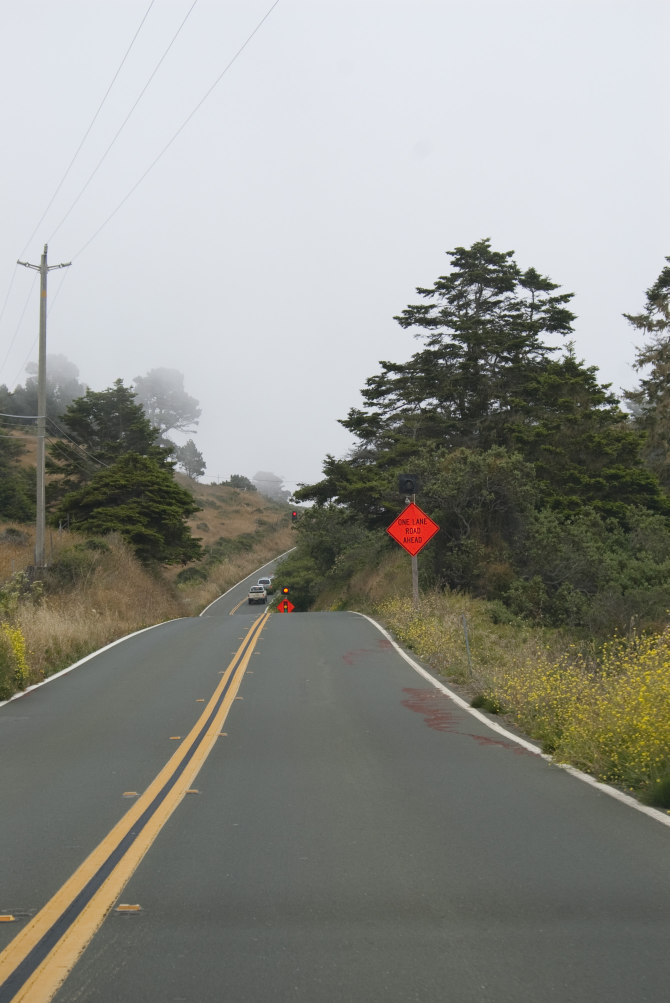
#> input picture Road.jpg, 2008 x 3008 px (shown at 1/3 size)
$ python LaneDetection.py
#> lines starting #> are read from the running program, lines starting #| are printed output that depends on the picture; after the words box and inside, x2 and y2 are one past the last pixel; in counts of white or black regions, pixels touching at a corner belong together
##Lane Detection File
##By Luke Aldred - Started 05/06/2020
##GitHub: You do not have permission to download, edit, redistribute or pull from my code and this file.

import cv2
import numpy as np
import matplotlib.pyplot as plt #Imports the modules needed for the project

def RegionOfInterest(Image): #sets the area of the screen that the system needs to process (reduces time for result as the whole image does not need to be processed)
    Mask = np.zeros_like(Image) #fills the image with a black screen
    Vertices = [np.array([(0,700),(0,650),(200,400),(350,400),
                         (600,500),(600,700)])] #the coordinates for the ROI
    cv2.fillPoly(Mask, Vertices, 255)
    MaskedImage = cv2.bitwise_and(Image, Mask) #combines the black screen with the original image in the area specified in the Vertices list
    return MaskedImage #returns the combined image

def DrawRoadLines(Image, ImageLines):
    #Right lane = highest x and highest y in RightLane, smallest x and smallest y in RightLane
    #Left Lane = smallest x and highest y in LeftLane, highest x and smallest y
    BlankImage = np.zeros_like(Image)
    try:
        Right = []
        Left = []
        for Line in ImageLines:
            x1, y1, x2, y2 = Line[0]
            if (x2-x1) / (y2-y1) < 0: #if the gradient is negative, then the line would be pointing to the left (on the right side of the road)
                Right.append((x1, y1, x2, y2))
            else: #if the gradient is positive, then the line would be pointing right (on the left side of the road)
                Left.append((x1, y1, x2, y2))

        Right.sort() #sorts the lists from largest to smallest
        Left.sort()
        FinalRightCoord1 = (Right[0][0], Right[0][1])
        FinalRightCoord2 = (Right[len(Right)-1][2], Right[len(Right)-1][3])
        FinalLeftCoord1 = (Left[0][0], Left[0][1])
        FinalLeftCoord2 = (Left[len(Left)-1][2], Left[len(Left)-1][3])
        cv2.line(BlankImage, FinalRightCoord1, FinalRightCoord2, (0,255,0), 3) #draws a line between the smallest and largest x,y coordinates
        cv2.line(BlankImage, FinalLeftCoord1, FinalLeftCoord2, (0,255,0), 3)
        #Gradient = delta x / delta y ((x2 - x1) / (y2 - y1))
        RightGradient = (FinalRightCoord2[0] - FinalRightCoord1[0]) / (FinalRightCoord2[1] - FinalRightCoord1[1])
        LeftGradient = (FinalLeftCoord2[0] - FinalLeftCoord1[0]) / (FinalLeftCoord2[1] - FinalLeftCoord1[1])
        if (RightGradient < 0) and (LeftGradient < 0): #steering module
            DirectionText = "Left"
        elif (RightGradient > 0) and (LeftGradient > 0):
            DirectionText = "Right"
        elif (RightGradient < 0) and (LeftGradient > 0):
            DirectionText = "Forward"
        cv2.putText(BlankImage, DirectionText, (0,100), cv2.FONT_HERSHEY_SIMPLEX, 2, (0,255,0), 5) #places the text onto the image

        LaneCoordinates = np.array([(0,700), FinalRightCoord1, FinalRightCoord2, FinalLeftCoord1, FinalLeftCoord2, (600,700)], dtype=np.int32)
        cv2.fillConvexPoly(BlankImage, LaneCoordinates, (0,0,255)) #draws the road area onto the image
    except:
        pass
    return BlankImage

Image = cv2.imread("Road.jpg") #loads in the image
#> Image is the input picture: shape (3008, 2008, 3); mean B, G, R 137.8, 144.2, 143.4
Image = cv2.resize(Image, (600,700)) #resizes the image
#> Image: shape (700, 600, 3)
ImageCopy = np.copy(Image) #copies the image
GreyImage = cv2.cvtColor(ImageCopy, cv2.COLOR_BGR2GRAY) #converts the image to grey
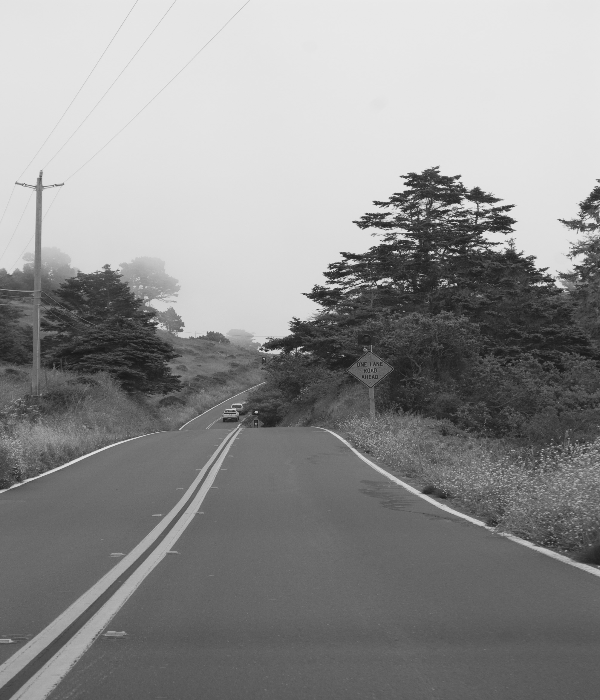
#> GreyImage: shape (700, 600); min 24, max 234, mean 143.2
CannyImage = cv2.Canny(GreyImage, 200, 500)
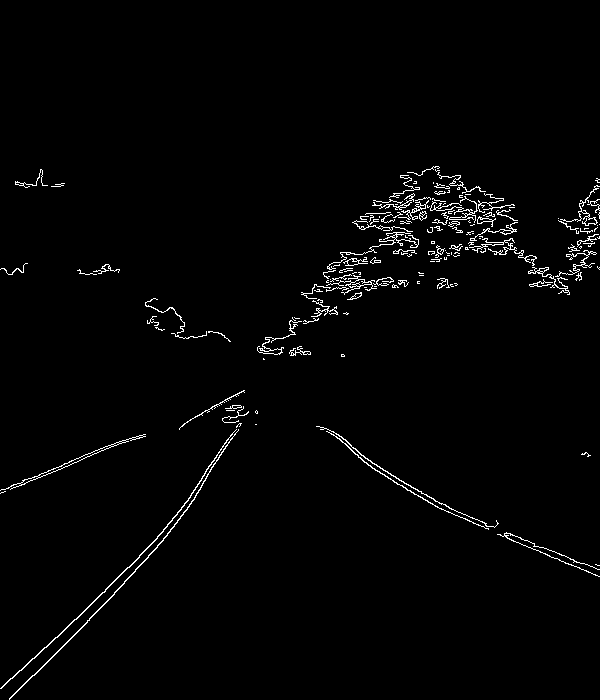
#> CannyImage: shape (700, 600); 1.7% white in thin lines or dots, all inside (x1, y1, x2, y2) = (0, 166, 600, 700)
ImageROI = RegionOfInterest(CannyImage)
#> in RegionOfInterest, `cv2.fillPoly(Mask, Vertices, 255)`:
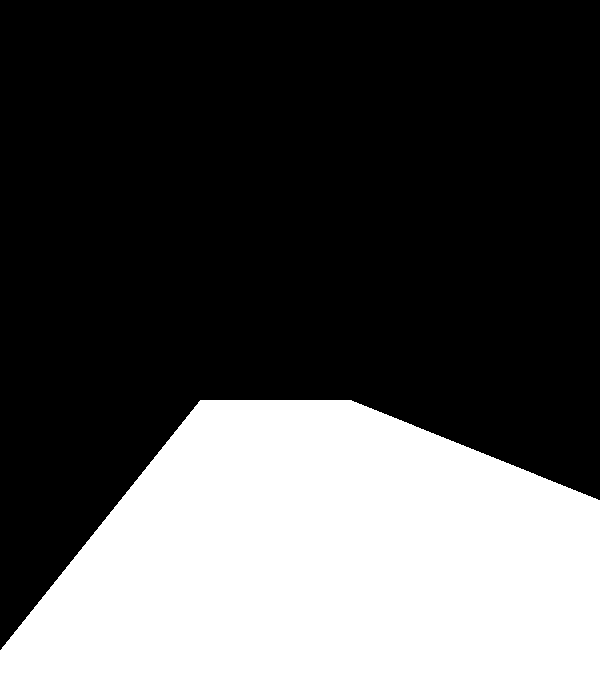
#> Mask: shape (700, 600); 33.9% white; 1 white region, box (x1, y1, x2, y2) and area: (0, 400, 600, 700) 142400
#> in RegionOfInterest, `MaskedImage = cv2.bitwise_and(Image, Mask)`:
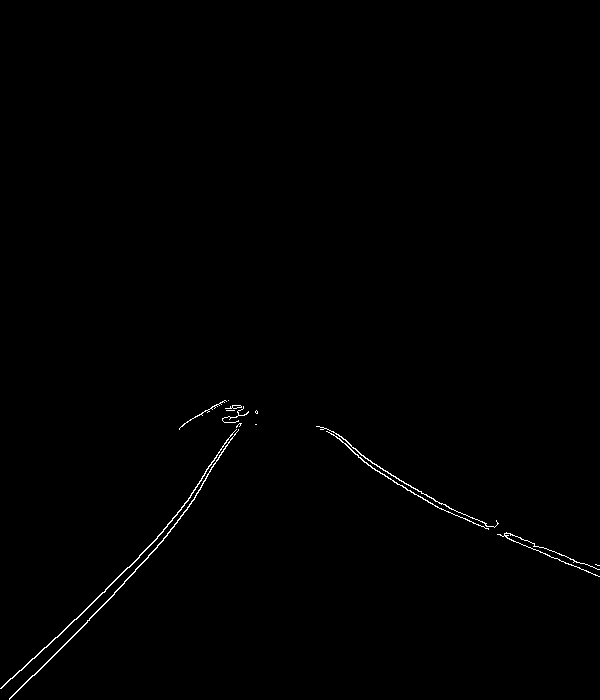
#> MaskedImage: shape (700, 600); 0.46% white in thin lines or dots, all inside (x1, y1, x2, y2) = (0, 400, 600, 700)
ImageLines = cv2.HoughLinesP(ImageROI, 2, np.pi/180, 100, np.array([]), 100, 55) #90,10
#> ImageLines = [[1, 688, 105, 591], [37, 672, 135, 571], [146, 559, 244, 414], [437, 507, 599, 576], [406, 489, 581, 563], [318, 426, 454, 514], [183, 514, 246, 413], [49, 659, 157, 547], [57, 637, 187, 507]]
ImageWithLines = DrawRoadLines(ImageCopy, ImageLines)
#> the loop in DrawRoadLines, `for Line in ImageLines:` made 9 passes
#> after the loop in DrawRoadLines, `for Line in ImageLines:`: Left = [(437, 507, 599, 576), (406, 489, 581, 563), (318, 426, 454, 514)]; Right = [(1, 688, 105, 591), (37, 672, 135, 571), (146, 559, 244, 414), (183, 514, 246, 413), (49, 659, 157, 547), (57, 637, 187, 507)]
#> in DrawRoadLines, `FinalRightCoord1 = (Right[0][0], Right[0][1])`: FinalRightCoord1 = (1, 688)
#> in DrawRoadLines, `FinalRightCoord2 = (Right[len(Right)-1][2], Right[len(Right)-1][3])`: FinalRightCoord2 = (246, 413)
#> in DrawRoadLines, `FinalLeftCoord1 = (Left[0][0], Left[0][1])`: FinalLeftCoord1 = (318, 426)
#> in DrawRoadLines, `FinalLeftCoord2 = (Left[len(Left)-1][2], Left[len(Left)-1][3])`: FinalLeftCoord2 = (599, 576)
#> in DrawRoadLines, `RightGradient = (FinalRightCoord2[0] - FinalRightCoord1[0]) / (FinalRi..`: RightGradient = -0.891
#> in DrawRoadLines, `LeftGradient = (FinalLeftCoord2[0] - FinalLeftCoord1[0]) / (FinalLeftC..`: LeftGradient = 1.87
#> in DrawRoadLines, `cv2.putText(BlankImage, DirectionText, (0,100), cv2.FONT_HERSHEY_SIMPL..`:
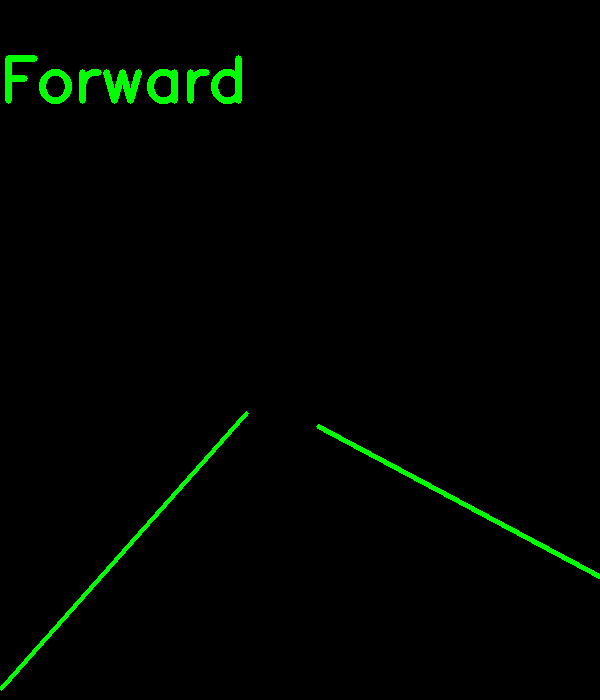
#> BlankImage: shape (700, 600, 3); mean of channels 0, 1, 2 0, 4.3, 0; drawn as B, G, R
#> in DrawRoadLines, `LaneCoordinates = np.array([(0,700), FinalRightCoord1, FinalRightCoord..`: LaneCoordinates = [[0, 700], [1, 688], [246, 413], [318, 426], [599, 576], [600, 700]]
#> in DrawRoadLines, `cv2.fillConvexPoly(BlankImage, LaneCoordinates, (0,0,255))`:
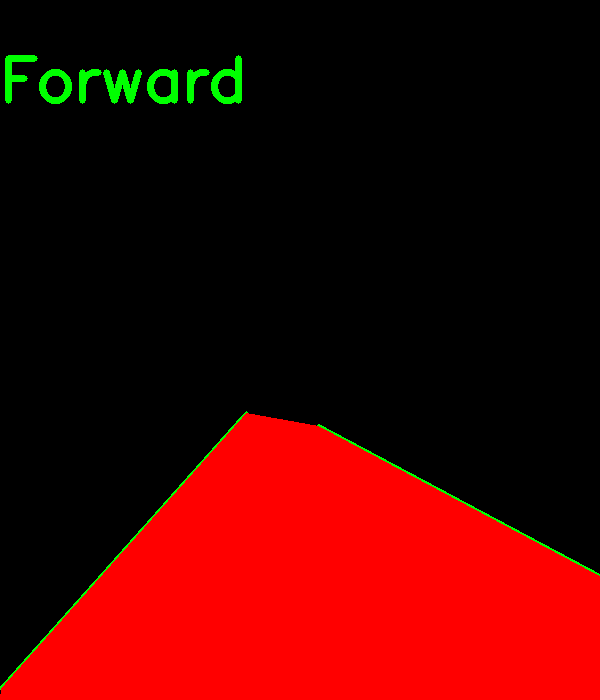
#> BlankImage: shape (700, 600, 3); mean of channels 0, 1, 2 0, 3.2, 68.5; drawn as B, G, R
OutputImage = cv2.addWeighted(ImageCopy, 0.8, ImageWithLines, 1, 1) #combines the image
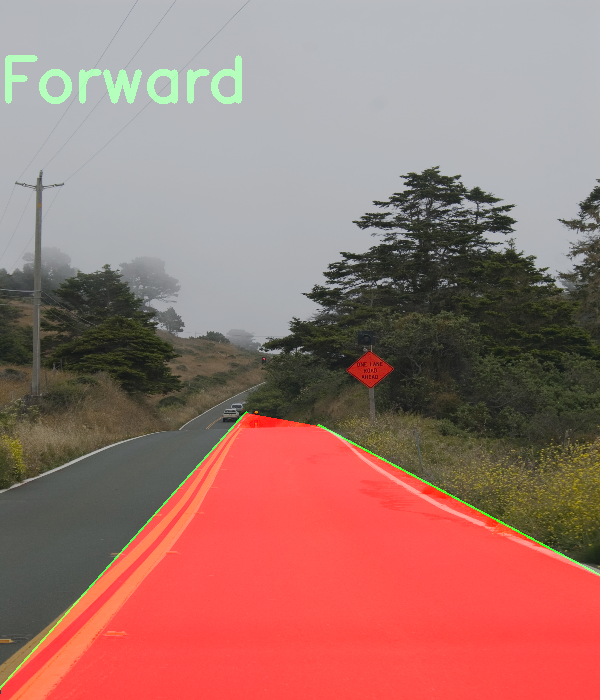
#> OutputImage: shape (700, 600, 3); mean B, G, R 111.2, 117.4, 161.4
cv2.imshow("Road", OutputImage) #outputs the image
